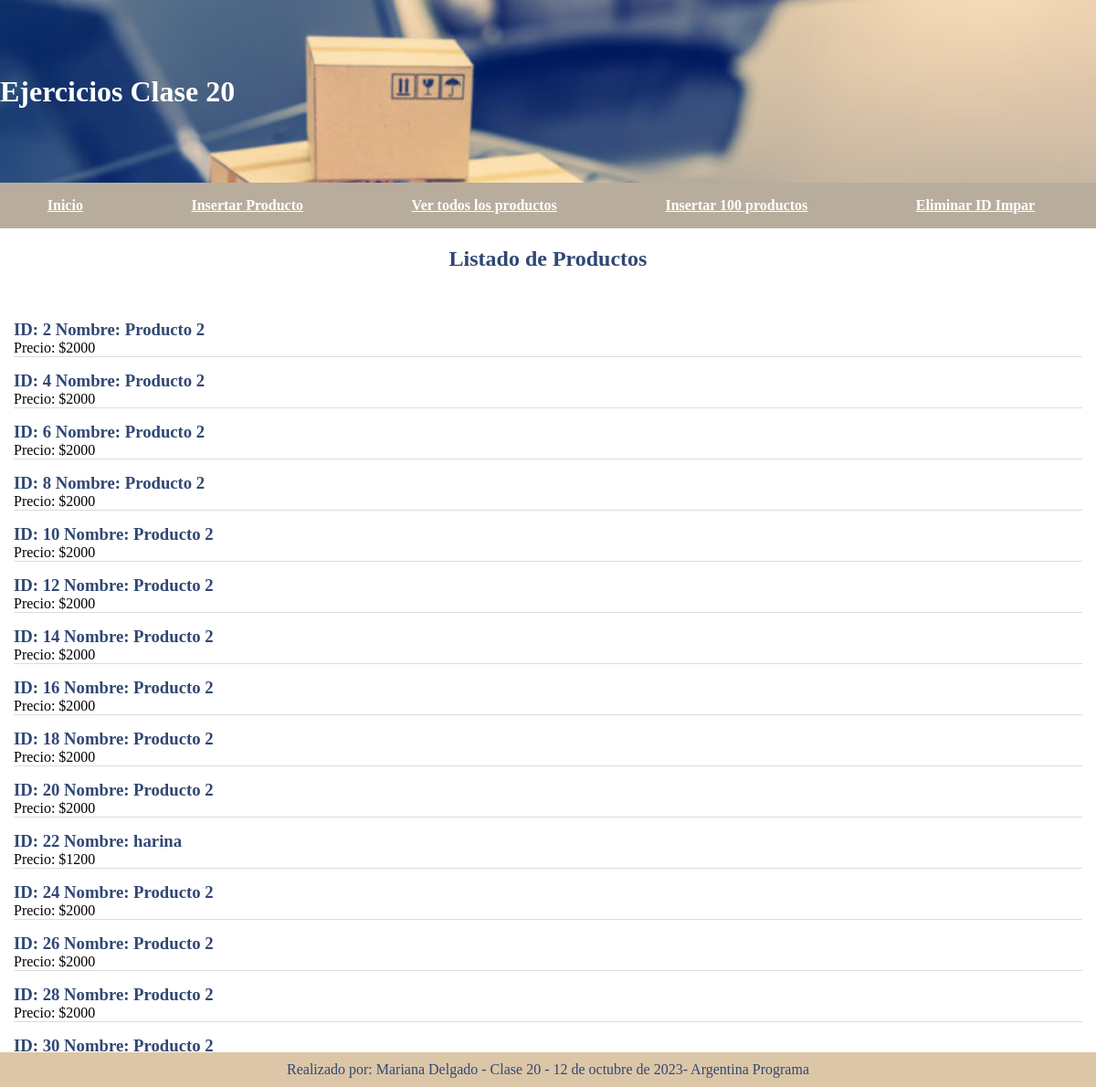
Page /verProductos.php on the committed database.
### tables this page shows
CREATE TABLE `productos` (
  `id` int(10) NOT NULL,
  `nombre` varchar(50) NOT NULL,
  `precio` float NOT NULL
);

### funcVerProductos.php (the view)
<?php
include 'conexion.php';
function obtenerProductos() {
    global $conn;
    $consulta_sql = "SELECT * FROM productos";
    $resultado = $conn->query($consulta_sql);
    if ($resultado->num_rows > 0) {
        while ($row = $resultado->fetch_assoc()) {
            echo '<div class="producto">';
            echo '<h3> ID: '.$row['id']." Nombre: ".$row['nombre'].'</h3>';
            echo '<p>Precio: $'.$row['precio'].'</p>';
            echo '</div>';
        }
    } else {
        echo 'No hay productos disponibles.';
    }
}
?>

### verProductos.php (shortened to what this page needs)
<!DOCTYPE html>
<html lang="en">
<head>
    <link rel="stylesheet" href="estilos.css">
</head>
<body>
    <header>
        <div id="titulo">
            <h1>Ejercicios Clase 20</h1>
        </div>
    </header>
    <nav>
        <?php
            include 'opciones.php'
        ?>
    </nav>
    <h2 style="color:#304773; margin-top:20px; margin-bottom:20px;text-align:center;">Listado de Productos</h2>
    <br>
    <div id="DivProductos">
        <?php
            include 'funcVerProductos.php';
            obtenerProductos();
        ?>
    </div>
    <footer>
        <p>Realizado por: Mariana Delgado - Clase 20 - 12 de octubre de 2023- Argentina Programa</p>
    </footer>
</body>
</html>

### opciones.php
<?php
    echo '<div class="opcionesMenu">';
    echo '<a href="index.php">Inicio</a>';
    echo '<a href="formInsertar.php">Insertar Producto</a>';
    echo '<a href="verProductos.php">Ver todos los productos</a>';
    echo '<a href="funcInsertar100.php">Insertar 100 productos</a>';
    echo '<a href="funcEliminarImpar.php">Eliminar ID Impar</a>';
    echo'</div>';
?>

### estilos.css (style rules this page uses)
* { margin: 0; padding: 0; box-sizing: border-box; }
body { height: 100%; }
header { background-image: url('img/fondo.jpg'); background-size: cover; height: 200px; color:white; font-weight: bolder; display: flex; align-items: center; }
#titulo { text-align: center; }
.opcionesMenu { height: 50px; background-color: #B8AD9D; text-align: center; display: flex; justify-content: space-around; align-items: center; }
.opcionesMenu a { margin-right: 15px; color:white; font-weight: bold; }
.producto { margin:15px; border-bottom: 1px solid gainsboro; }
.producto h3 { color:#304773; }
footer { position: fixed; bottom: 0; left: 0; width: 100%; background-color:#DCC6A8; color: #304773; text-align: center; padding: 10px; }

### rows in the picture
productos: id "2", nombre "Producto 2", precio "2000"
productos: id "4", nombre "Producto 2", precio "2000"
productos: id "6", nombre "Producto 2", precio "2000"
productos: id "8", nombre "Producto 2", precio "2000"
productos: id "10", nombre "Producto 2", precio "2000"
productos: id "12", nombre "Producto 2", precio "2000"
productos: id "14", nombre "Producto 2", precio "2000"
productos: id "16", nombre "Producto 2", precio "2000"
productos: id "18", nombre "Producto 2", precio "2000"
productos: id "20", nombre "Producto 2", precio "2000"
productos: id "22", nombre "harina", precio "1200"
productos: id "24", nombre "Producto 2", precio "2000"
productos: id "26", nombre "Producto 2", precio "2000"
productos: id "28", nombre "Producto 2", precio "2000"
productos: id "30", nombre "Producto 2"
